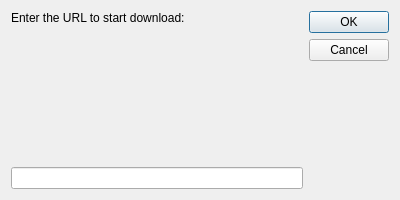
<?xml version="1.0" encoding="UTF-8"?>
<ui version="4.0">
 <class>Dialog</class>
 <widget class="QDialog" name="Dialog">
  <property name="geometry">
   <rect>
    <x>0</x>
    <y>0</y>
    <width>400</width>
    <height>200</height>
   </rect>
  </property>
  <property name="minimumSize">
   <size>
    <width>400</width>
    <height>200</height>
   </size>
  </property>
  <property name="maximumSize">
   <size>
    <width>400</width>
    <height>200</height>
   </size>
  </property>
  <property name="windowTitle">
   <string>PyQt Demo</string>
  </property>
  <property name="styleSheet">
   <string notr="true">* {
    font-family: 'Microsoft YaHei UI'
}</string>
  </property>
  <layout class="QHBoxLayout" name="horizontalLayout">
   <item>
    <layout class="QVBoxLayout" name="vertical_layout">
     <item>
      <widget class="QLabel" name="label_prompt">
       <property name="text">
        <string>Enter the URL to start download:</string>
       </property>
      </widget>
     </item>
     <item>
      <spacer name="vertical_spacer">
       <property name="orientation">
        <enum>Qt::Vertical</enum>
       </property>
       <property name="sizeHint" stdset="0">
        <size>
         <width>20</width>
         <height>40</height>
        </size>
       </property>
      </spacer>
     </item>
     <item>
      <widget class="QLineEdit" name="lineedit_url"/>
     </item>
    </layout>
   </item>
   <item>
    <widget class="QDialogButtonBox" name="button_box">
     <property name="orientation">
      <enum>Qt::Vertical</enum>
     </property>
     <property name="standardButtons">
      <set>QDialogButtonBox::Cancel|QDialogButtonBox::Ok</set>
     </property>
    </widget>
   </item>
  </layout>
 </widget>
 <resources/>
 <connections>
  <connection>
   <sender>button_box</sender>
   <signal>accepted()</signal>
   <receiver>Dialog</receiver>
   <slot>accept()</slot>
   <hints>
    <hint type="sourcelabel">
     <x>248</x>
     <y>254</y>
    </hint>
    <hint type="destinationlabel">
     <x>157</x>
     <y>274</y>
    </hint>
   </hints>
  </connection>
  <connection>
   <sender>button_box</sender>
   <signal>rejected()</signal>
   <receiver>Dialog</receiver>
   <slot>reject()</slot>
   <hints>
    <hint type="sourcelabel">
     <x>316</x>
     <y>260</y>
    </hint>
    <hint type="destinationlabel">
     <x>286</x>
     <y>274</y>
    </hint>
   </hints>
  </connection>
 </connections>
</ui>
